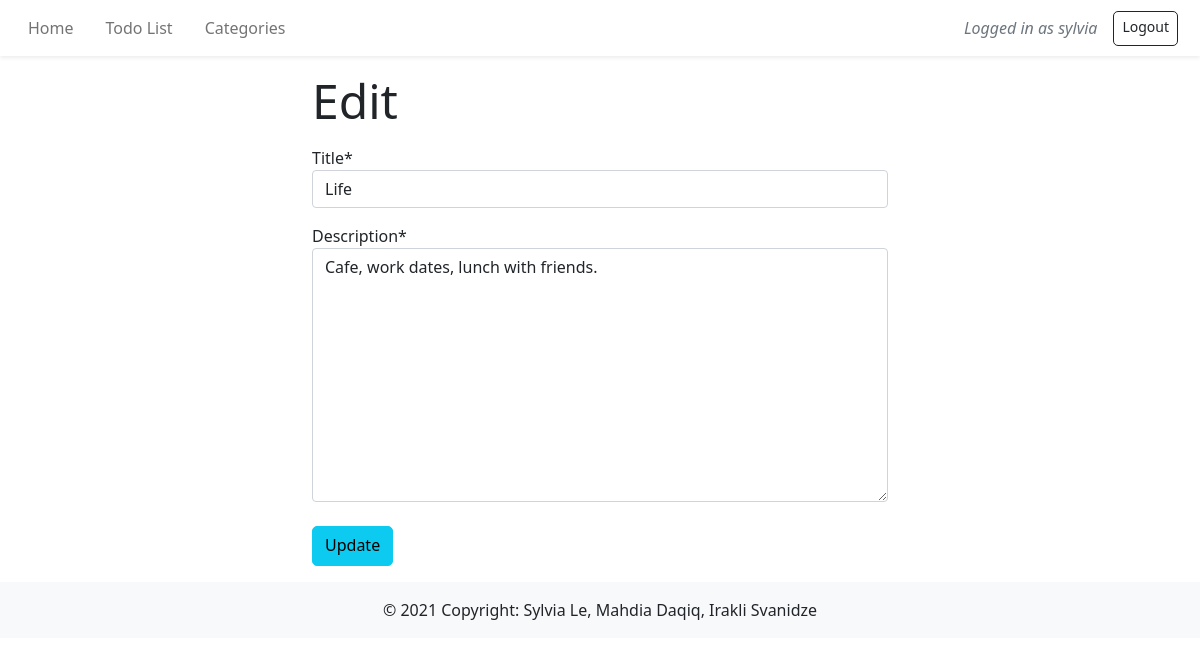
Screenshot of /categories/2/edit (signed in) with the database file from the repository.
### users/models.py (models this page shows)
class CustomUser(AbstractUser):
    email = models.EmailField()
    first_name = CharField(max_length=50)
    last_name = CharField(max_length=50)

### todos/models.py (models this page shows, shortened)
class Categories(models.Model):
    title = models.CharField(max_length=255, default='')
    description = models.TextField(default="")
    owner = models.ForeignKey(
        get_user_model(),
        on_delete=models.CASCADE,
        default=""
    )

### todos/views.py (the view, shortened to what this page needs)
# urls.py: path('categories/<int:pk>/edit', CategoryEditView.as_view(), name="cate_edit"),
class CategoryEditView(LoginRequiredMixin, UserPassesTestMixin, UpdateView):
    model = Categories
    fields = ('title', 'description')
    template_name = 'category_edit.html'
    login_url = 'login'
    def test_func(self):
        cate = self.get_object()
        return cate.owner == self.request.user

### templates/category_edit.html (shortened to what this page needs)
{% extends 'base.html' %}
{% load crispy_forms_tags %}
{% load static %}
{% block content %}
  <div class="container w-50">
    <h3 class="my-3">Edit</h3>
    <form action="" method="post">{% csrf_token %}
      <div class="my-3">
        {{ form.title|as_crispy_field }}
      </div>
      <div class="my-3">
          {{ form.description|as_crispy_field }}
      </div>
      <button class="btn btn-info mt-2 mb-3" type="submit">Update</button>
    </form>
  </div>
{% endblock content %}

### templates/base.html (shortened to what this page needs)
{% load static %}
<!doctype html>
<html lang="en">
    <head>
        <link href="https://cdn.jsdelivr.net/npm/bootstrap@5.0.0/dist/css/bootstrap.min.css" rel="stylesheet">
        <link rel="stylesheet" href="https://cdnjs.cloudflare.com/ajax/libs/font-awesome/5.15.3/css/all.min.css" />
        <link rel="stylesheet" href="{% static 'css/style.css' %}?{% now "U" %}" >
    </head>
    <body>
        <nav class="navbar navbar-expand-lg navbar-light shadow-sm">
            <div class="container-fluid">
            <div class="collapse navbar-collapse" id="navbarMenu">
                <ul class="navbar-nav mb-2 mb-lg-0">
                  <li class="nav-item px-2">
                    <a href="{% url 'home' %}" class="nav-link">Home</a>
                    </li>
                    <li class="nav-item px-2">
                        <a href="{% url 'todo_list' %}" class="nav-link">Todo List</a>
                    </li>
                    <li class="nav-item px-2">
                        <a href="{% url 'cate_list' %}" class="nav-link">Categories</a>
                    </li>
                </ul>
            </div>
            {% if user.is_authenticated %}
                <p class='text-muted text-end my-0 nav-item fst-italic mx-3 d-none d-md-block'>Logged in as {{ user.username }}</p>
                <a class='btn btn-outline-dark btn-sm text-end my-0 nav-item' href="{% url 'logout' %}">Logout</a>
            {% endif %}
            </div>
        </nav>
            {% block content %}
            {% endblock content %}
        <footer class="bg-light text-center text-lg-start">
            <div class="text-center p-3">
              © 2021 Copyright:
              <span class="text-dark">Sylvia Le, Mahdia Daqiq, Irakli Svanidze</span>
            </div>
          </footer>
    </body>
</html>

### static/css/style.css (style rules this page uses)
body, html { min-height: 100vh; height: 100%; }
h3 { font-size: 3rem; font-weight: 400; }
.btn { border-radius: 5px; padding-bottom: 8px; margin-top: 1.5rem; margin-right: 10px }

### rows the page displays
CustomUser: username "sylvia"
Categories: title "Life", description "Cafe, work dates, lunch with friends."
